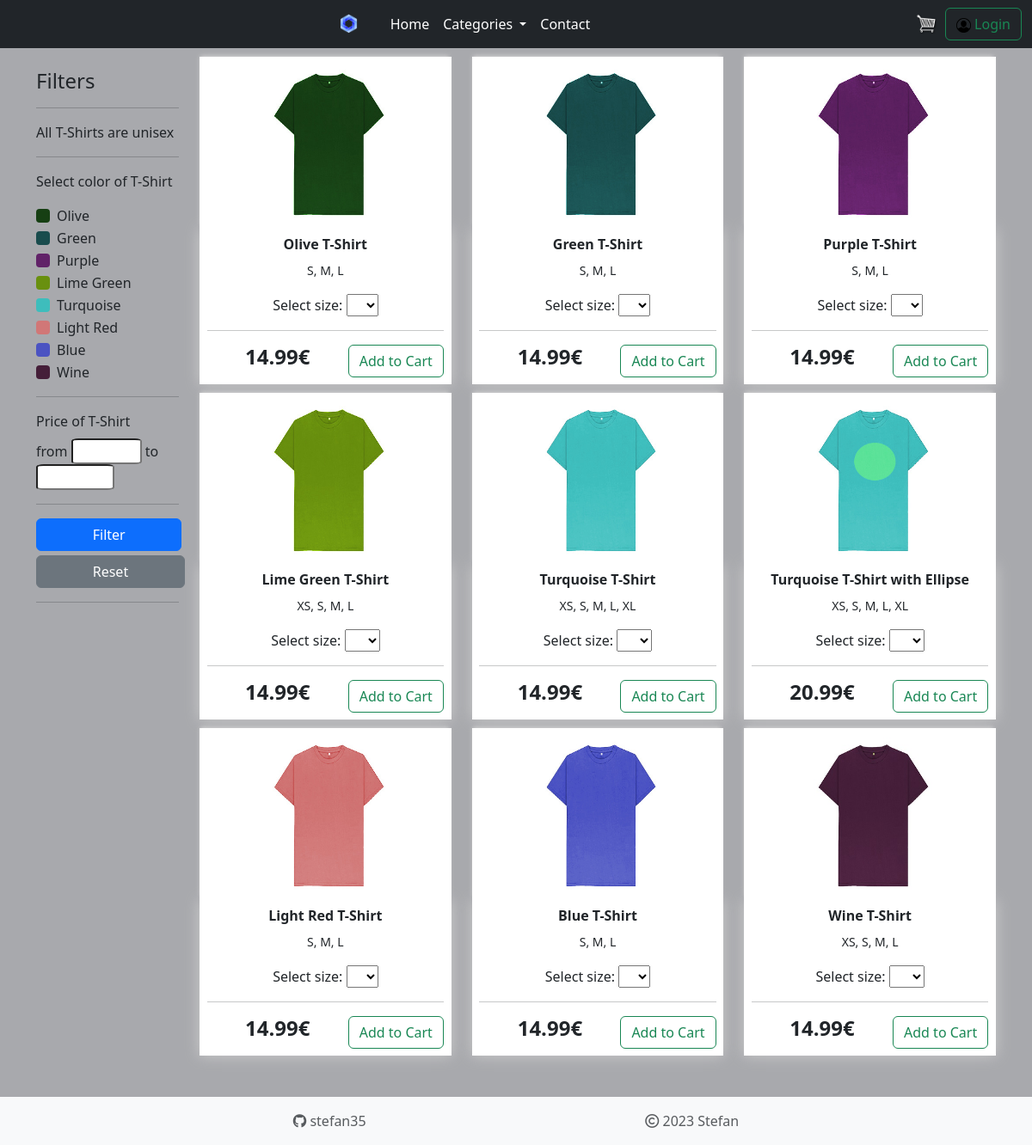
Page /category_shirt/ on the committed database.
### store/models.py (models this page shows)
class Product(models.Model):
    name = models.CharField(max_length=200, null=True)
    price = models.DecimalField(max_digits=7, decimal_places=2)
    category = models.CharField(max_length=200, null=True)
    filters = models.ForeignKey(Filter, on_delete=models.SET_NULL, null=True, blank=True)
    image = models.ImageField(null=True, blank=True)
    def __str__(self):
        return self.name
    @property
    def imageURL(self):
        try:
            url = self.image.url
        except:
            url = ''
        return url

class Filter(models.Model):
    genre = models.CharField(max_length=200, null=True, blank=True)
    size = models.CharField(max_length=200, null=True, blank=True)
    color = models.CharField(max_length=200, null=True, blank=True)

### store/views.py (the view, shortened to what this page needs)
# urls.py: path('category_shirt/', views.categoryShirt, name='category_shirt'),
def categoryShirt(request):
    picked_products = []
    filters = {}
    filters["checkbox1"] = request.POST.get('checkbox1')
    filters["checkbox2"] = request.POST.get('checkbox2')
    filters["checkbox3"] = request.POST.get('checkbox3')
    filters["checkbox4"] = request.POST.get('checkbox4')
    filters["checkbox5"] = request.POST.get('checkbox5')
    filters["checkbox6"] = request.POST.get('checkbox6')
    filters["checkbox7"] = request.POST.get('checkbox7')
    filters["checkbox8"] = request.POST.get('checkbox8')
    filters["min_price"] = request.POST.get('min_price')
    filters["max_price"] = request.POST.get('max_price')
    tmp_products = []
    if len(picked_products) == 0 and (not filters["max_price"] and not filters["min_price"]):
        picked_products = Product.objects.filter(category="clothes")
    if request.POST.get('checkbox1') != None:
        tmp_products.append(list(filter(lambda x: x.filters.color == request.POST.get('checkbox1'), picked_products)))
    if request.POST.get('checkbox2') != None:
        tmp_products.append(list(filter(lambda x: x.filters.color == request.POST.get('checkbox2'), picked_products)))
    if request.POST.get('checkbox3') != None:
        tmp_products.append(list((filter(lambda x: x.filters.color == request.POST.get('checkbox3'), picked_products))))
    if request.POST.get('checkbox4') != None:
        tmp_products.append(list(filter(lambda x: x.filters.color == request.POST.get('checkbox4'), picked_products)))
    if request.POST.get('checkbox5') != None:
        tmp_products.append(list(filter(lambda x: x.filters.color == request.POST.get('checkbox5'), picked_products)))
    if request.POST.get('checkbox6') != None:
        tmp_products.append(list((filter(lambda x: x.filters.color == request.POST.get('checkbox6'), picked_products))))
    if request.POST.get('checkbox7') != None:
        tmp_products.append(list(filter(lambda x: x.filters.color == request.POST.get('checkbox7'), picked_products)))
    if request.POST.get('checkbox8') != None:
        tmp_products.append(list(filter(lambda x: x.filters.color == request.POST.get('checkbox8'), picked_products)))
    if len(tmp_products) > 0:
        tmp_products = sum(tmp_products, [])
        products = Product.objects.filter(name__in=tmp_products)
    else:
        products = Product.objects.filter(name__in=list(picked_products))
    for i in range(0, len(products)):
        products[i].filters.size = list((products[i].filters.size).split(", "))
    data = cartData(request)
    cartItems = data['cartItems']
    user = data['user']
    context = {"products": products, 'cartItems': cartItems, 'user': user, "filters": filters}
    return render(request, 'store/category_shirt.html', context)

### store/utils.py (called while the page is built, shortened)
def cookieCart(request):
    try:
        cart = json.loads(request.COOKIES['cart'])
    except:
        cart = {}
    items = []
    order = {'get_cart_total': 0, 'get_cart_items': 0}
    cartItems = order['get_cart_items']
    return {'cartItems':cartItems, 'order':order, 'items':items}

def cartData(request):
    if request.user.is_authenticated:
        customer = Customer.objects.get(username = request.user)
        user = customer
        order, created = Order.objects.get_or_create(customer=customer, complete=False)
        items = order.orderitem_set.all()
        cartItems = order.get_cart_items
    else:
        cookieData = cookieCart(request)
        cartItems = cookieData['cartItems']
        order = cookieData['order']
        items = cookieData['items']
        user = ''
    return {'cartItems':cartItems, 'order':order, 'items':items, 'user':user}

### store/templates/store/category_shirt.html (shortened to what this page needs)
{% extends 'store/categories.html' %}
{% load static %}
{% block filters %}
<p>All T-Shirts are unisex</p>
<hr>
<p>Select color of T-Shirt</p>
<form method="POST">
  <div class="form-check">
    <input class="form-check-input" value="olive" name="checkbox1" type="checkbox" {% if filters.checkbox1 %} checked {% endif %} style="background-color: #163f13 !important;box-shadow:None;border:None;">
    <label class="form-check-label">
      Olive
    </label>
  </div>
  <div class="form-check">
    <input class="form-check-input" value="green" name="checkbox2" type="checkbox" {% if filters.checkbox2 %} checked {% endif %} style="background-color: #194c4d !important;box-shadow:None;border:None;">
    <label class="form-check-label">
      Green
    </label>
  </div>
  <div class="form-check">
    <input class="form-check-input" value="purple" name="checkbox3" type="checkbox" {% if filters.checkbox3 %} checked {% endif %} style="background-color: #612268 !important;box-shadow:None;border:None;">
    <label class="form-check-label">
      Purple
    </label>
  </div>
  <div class="form-check">
    <input class="form-check-input" value="lime_green" name="checkbox4" type="checkbox" {% if filters.checkbox4 %} checked {% endif %} style="background-color: #69900f !important;box-shadow:None;border:None;">
    <label class="form-check-label">
      Lime Green
    </label>
  </div>
  <div class="form-check">
    <input class="form-check-input" value="turquoise" name="checkbox5" type="checkbox" {% if filters.checkbox5 %} checked {% endif %} style="background-color: #3ebdbc !important;box-shadow:None;border:None;">
    <label class="form-check-label">
      Turquoise
    </label>
  </div>
  <div class="form-check">
    <input class="form-check-input" value="light_red" name="checkbox6" type="checkbox" {% if filters.checkbox6 %} checked {% endif %} style="background-color: #d17777 !important;box-shadow:None;border:None;">
    <label class="form-check-label">
      Light Red
    </label>
  </div>
  <div class="form-check">
    <input class="form-check-input" value="blue" name="checkbox7" type="checkbox" {% if filters.checkbox7 %} checked {% endif %} style="background-color: #4b53c2 !important;box-shadow:None;border:None;">
    <label class="form-check-label">
      Blue
    </label>
  </div>
  <div class="form-check">
    <input class="form-check-input" value="wine" name="checkbox8" type="checkbox" {% if filters.checkbox8 %} checked {% endif %} style="background-color: #451e39 !important;box-shadow:None;border:None;">
    <label class="form-check-label">
      Wine
    </label>
  </div>
  <hr>
  <div>
    <label for="customRange1" class="form-label">Price of T-Shirt</label>
    <br>
      from
    <input style="border-radius: 10%;" id="min_price" type="text" name="min_price" maxlength="4" size="3" min="1" value={% if filters.min_price != None %} {{filters.min_price}} {% endif %}>
      to
    <input style="border-radius: 10%;" id="max_price" type="text" name="max_price" maxlength="4" size="4" value={% if filters.max_price != None %} {{filters.max_price}} {% endif %}>
    <hr>
    <div style="text-align:center;">
      <input type="submit" class="btn btn-primary" value="Filter">
    </div>
  </div>
</form>
<form method="POST">
  <div style="text-align:center;">
    <input type="submit" class="btn btn-secondary" value="Reset">
  </div>
</form>
<hr>
</div>
<div class="col">
  <div class="row">
    {% for product in products %}
      <div class="col-lg-4">
        <img class="thumbnail" src="{{ product.imageURL}}">
        <div class="box-element text-center">
          <h6><strong>{{ product.name }}</strong></h6>
          <p><small>
          {% for size in product.filters.size %}
            {{ size }}{% if  forloop.counter < product.filters.size|length %},{% endif %}
          {% endfor %}
          </small></p>
          <label for="cars">Select size:</label>
          <select id="{{ product.filters.color }}_select" name="pitcher" class="size-dropdown">
          <option disabled selected value> </option>
            {% for size in product.filters.size %}
              <option>{{ size }}</option>
            {% endfor %}
          </select>
          <hr>
          <h4 style="display:inline-block"><strong>{{ product.price|floatformat:2 }}€</strong></h4>
          <button onclick="check(this.id, '{{ product.id }}' )" id={{ product.filters.color }}  data-product="{{ product.id }}" data-action="add" class="btn btn-outline-success add-btn" style="display:inline-block; float:right">Add to Cart</button>
        </div>
      </div>
    {% endfor %}
  </div>
</div>
{% endblock filters %}

### static/css/main.css (style rules this page uses)
body { background-color: #A8A9AD; overflow-x: hidden; }
.btn.btn-primary { padding-left: 39%; padding-right: 39%; }
.btn.btn-secondary { margin-top: 3%; padding-left: 39%; padding-right: 39%; }
.box-element { box-shadow:hsl(0, 0%, 80%) 0 0 16px; background-color: #fff; padding: 3%; }
.thumbnail { width: 100%; height: 200px; -webkit-box-shadow: -1px -3px 5px -2px rgba(214,214,214,1); -moz-box-shadow: -1px -3px 5px -2px rgba(214,214,214,1); box-shadow: -1px -3px 5px -2px rgba(214,214,214,1); }
.col-lg-4, .col-lg-6, .col-lg-8, .col-lg-12 { margin-top: 10px; }

### rows in the picture
Product: imageURL (picture), name "Olive T-Shirt", size "S" "M" "L", price "14.99"
Product: imageURL (picture), name "Green T-Shirt", size "S" "M" "L", price "14.99"
Product: imageURL (picture), name "Purple T-Shirt", size "S" "M" "L", price "14.99"
Product: imageURL (picture), name "Lime Green T-Shirt", size "XS" "S" "M" "L", price "14.99"
Product: imageURL (picture), name "Turquoise T-Shirt", size "XS" "S" "M" "L" "XL", price "14.99"
Product: imageURL (picture), name "Turquoise T-Shirt with Ellipse", size "XS" "S" "M" "L" "XL", price "20.99"
Product: imageURL (picture), name "Light Red T-Shirt", size "S" "M" "L", price "14.99"
Product: imageURL (picture), name "Blue T-Shirt", size "S" "M" "L", price "14.99"
Product: imageURL (picture), name "Wine T-Shirt", size "XS" "S" "M" "L", price "14.99"
